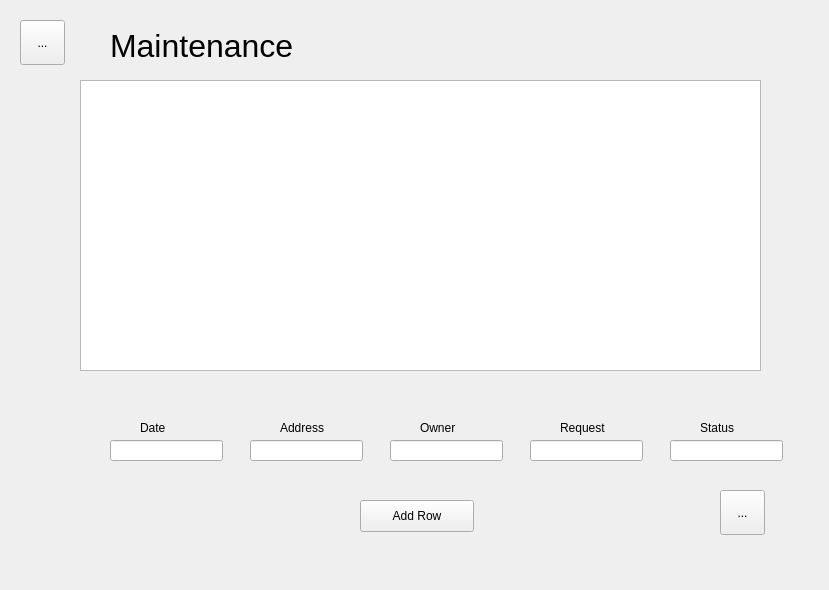
<?xml version="1.0" encoding="UTF-8"?>
<ui version="4.0">
 <class>MaintenanceForm</class>
 <widget class="QWidget" name="MaintenanceForm">
  <property name="geometry">
   <rect>
    <x>0</x>
    <y>0</y>
    <width>829</width>
    <height>590</height>
   </rect>
  </property>
  <property name="windowTitle">
   <string>Form</string>
  </property>
  <widget class="QToolButton" name="menuButton">
   <property name="geometry">
    <rect>
     <x>20</x>
     <y>20</y>
     <width>45</width>
     <height>45</height>
    </rect>
   </property>
   <property name="text">
    <string>...</string>
   </property>
  </widget>
  <widget class="QLabel" name="headerLabel">
   <property name="geometry">
    <rect>
     <x>110</x>
     <y>20</y>
     <width>211</width>
     <height>51</height>
    </rect>
   </property>
   <property name="font">
    <font>
     <pointsize>24</pointsize>
    </font>
   </property>
   <property name="text">
    <string>Maintenance</string>
   </property>
  </widget>
  <widget class="QWidget" name="Maintenance" native="true">
   <property name="geometry">
    <rect>
     <x>0</x>
     <y>0</y>
     <width>829</width>
     <height>590</height>
    </rect>
   </property>
   <property name="acceptDrops">
    <bool>true</bool>
   </property>
   <widget class="QPushButton" name="newRow">
    <property name="geometry">
     <rect>
      <x>360</x>
      <y>500</y>
      <width>114</width>
      <height>32</height>
     </rect>
    </property>
    <property name="text">
     <string>Add Row</string>
    </property>
   </widget>
   <widget class="QLabel" name="label">
    <property name="geometry">
     <rect>
      <x>140</x>
      <y>420</y>
      <width>59</width>
      <height>16</height>
     </rect>
    </property>
    <property name="text">
     <string>Date</string>
    </property>
   </widget>
   <widget class="QLabel" name="label_2">
    <property name="geometry">
     <rect>
      <x>280</x>
      <y>420</y>
      <width>59</width>
      <height>16</height>
     </rect>
    </property>
    <property name="text">
     <string>Address</string>
    </property>
   </widget>
   <widget class="QLabel" name="label_3">
    <property name="geometry">
     <rect>
      <x>420</x>
      <y>420</y>
      <width>59</width>
      <height>16</height>
     </rect>
    </property>
    <property name="text">
     <string>Owner</string>
    </property>
   </widget>
   <widget class="QLabel" name="label_4">
    <property name="geometry">
     <rect>
      <x>560</x>
      <y>420</y>
      <width>59</width>
      <height>16</height>
     </rect>
    </property>
    <property name="text">
     <string>Request</string>
    </property>
   </widget>
   <widget class="QLabel" name="label_5">
    <property name="geometry">
     <rect>
      <x>700</x>
      <y>420</y>
      <width>59</width>
      <height>16</height>
     </rect>
    </property>
    <property name="text">
     <string>Status</string>
    </property>
   </widget>
   <widget class="QLineEdit" name="date_txt">
    <property name="geometry">
     <rect>
      <x>110</x>
      <y>440</y>
      <width>113</width>
      <height>21</height>
     </rect>
    </property>
   </widget>
   <widget class="QLineEdit" name="address_txt">
    <property name="geometry">
     <rect>
      <x>250</x>
      <y>440</y>
      <width>113</width>
      <height>21</height>
     </rect>
    </property>
   </widget>
   <widget class="QLineEdit" name="owner_txt">
    <property name="geometry">
     <rect>
      <x>390</x>
      <y>440</y>
      <width>113</width>
      <height>21</height>
     </rect>
    </property>
   </widget>
   <widget class="QLineEdit" name="request_txt">
    <property name="geometry">
     <rect>
      <x>530</x>
      <y>440</y>
      <width>113</width>
      <height>21</height>
     </rect>
    </property>
   </widget>
   <widget class="QLineEdit" name="status_txt">
    <property name="geometry">
     <rect>
      <x>670</x>
      <y>440</y>
      <width>113</width>
      <height>21</height>
     </rect>
    </property>
   </widget>
  </widget>
  <widget class="QTableView" name="tableView">
   <property name="geometry">
    <rect>
     <x>80</x>
     <y>80</y>
     <width>681</width>
     <height>291</height>
    </rect>
   </property>
  </widget>
  <widget class="QToolButton" name="refresh">
   <property name="geometry">
    <rect>
     <x>720</x>
     <y>490</y>
     <width>45</width>
     <height>45</height>
    </rect>
   </property>
   <property name="text">
    <string>...</string>
   </property>
  </widget>
  <zorder>Maintenance</zorder>
  <zorder>menuButton</zorder>
  <zorder>headerLabel</zorder>
  <zorder>tableView</zorder>
  <zorder>refresh</zorder>
 </widget>
 <resources/>
 <connections/>
</ui>
